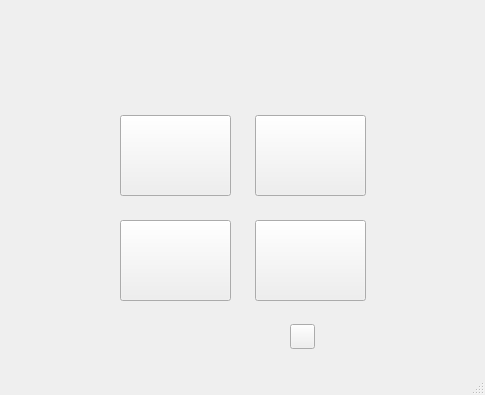
<?xml version="1.0" encoding="UTF-8"?>
<ui version="4.0">
 <class>MainWindow</class>
 <widget class="QMainWindow" name="MainWindow">
  <property name="geometry">
   <rect>
    <x>0</x>
    <y>0</y>
    <width>485</width>
    <height>395</height>
   </rect>
  </property>
  <property name="windowTitle">
   <string>MainWindow</string>
  </property>
  <widget class="QWidget" name="centralwidget">
   <widget class="QPushButton" name="btnTam">
    <property name="geometry">
     <rect>
      <x>120</x>
      <y>115</y>
      <width>111</width>
      <height>81</height>
     </rect>
    </property>
    <property name="cursor">
     <cursorShape>PointingHandCursor</cursorShape>
    </property>
    <property name="styleSheet">
     <string notr="true"/>
    </property>
    <property name="text">
     <string/>
    </property>
   </widget>
   <widget class="QPushButton" name="btnActividad">
    <property name="geometry">
     <rect>
      <x>255</x>
      <y>115</y>
      <width>111</width>
      <height>81</height>
     </rect>
    </property>
    <property name="cursor">
     <cursorShape>PointingHandCursor</cursorShape>
    </property>
    <property name="text">
     <string/>
    </property>
   </widget>
   <widget class="QPushButton" name="btnClima">
    <property name="geometry">
     <rect>
      <x>255</x>
      <y>220</y>
      <width>111</width>
      <height>81</height>
     </rect>
    </property>
    <property name="cursor">
     <cursorShape>PointingHandCursor</cursorShape>
    </property>
    <property name="text">
     <string/>
    </property>
   </widget>
   <widget class="QPushButton" name="btnCaracter">
    <property name="geometry">
     <rect>
      <x>120</x>
      <y>220</y>
      <width>111</width>
      <height>81</height>
     </rect>
    </property>
    <property name="cursor">
     <cursorShape>PointingHandCursor</cursorShape>
    </property>
    <property name="text">
     <string/>
    </property>
   </widget>
   <widget class="QLabel" name="titulo">
    <property name="geometry">
     <rect>
      <x>120</x>
      <y>30</y>
      <width>241</width>
      <height>41</height>
     </rect>
    </property>
    <property name="text">
     <string/>
    </property>
    <property name="alignment">
     <set>Qt::AlignCenter</set>
    </property>
   </widget>
   <widget class="QLabel" name="tituloCompatibilidad">
    <property name="geometry">
     <rect>
      <x>170</x>
      <y>320</y>
      <width>149</width>
      <height>32</height>
     </rect>
    </property>
    <property name="text">
     <string/>
    </property>
    <property name="alignment">
     <set>Qt::AlignCenter</set>
    </property>
   </widget>
   <widget class="QPushButton" name="btnCompatibilidad">
    <property name="geometry">
     <rect>
      <x>290</x>
      <y>324</y>
      <width>25</width>
      <height>25</height>
     </rect>
    </property>
    <property name="cursor">
     <cursorShape>PointingHandCursor</cursorShape>
    </property>
    <property name="text">
     <string/>
    </property>
    <property name="icon">
     <iconset>
      <normaloff>source/flecha.png</normaloff>source/flecha.png</iconset>
    </property>
   </widget>
  </widget>
  <widget class="QStatusBar" name="statusbar"/>
 </widget>
 <resources/>
 <connections/>
</ui>
